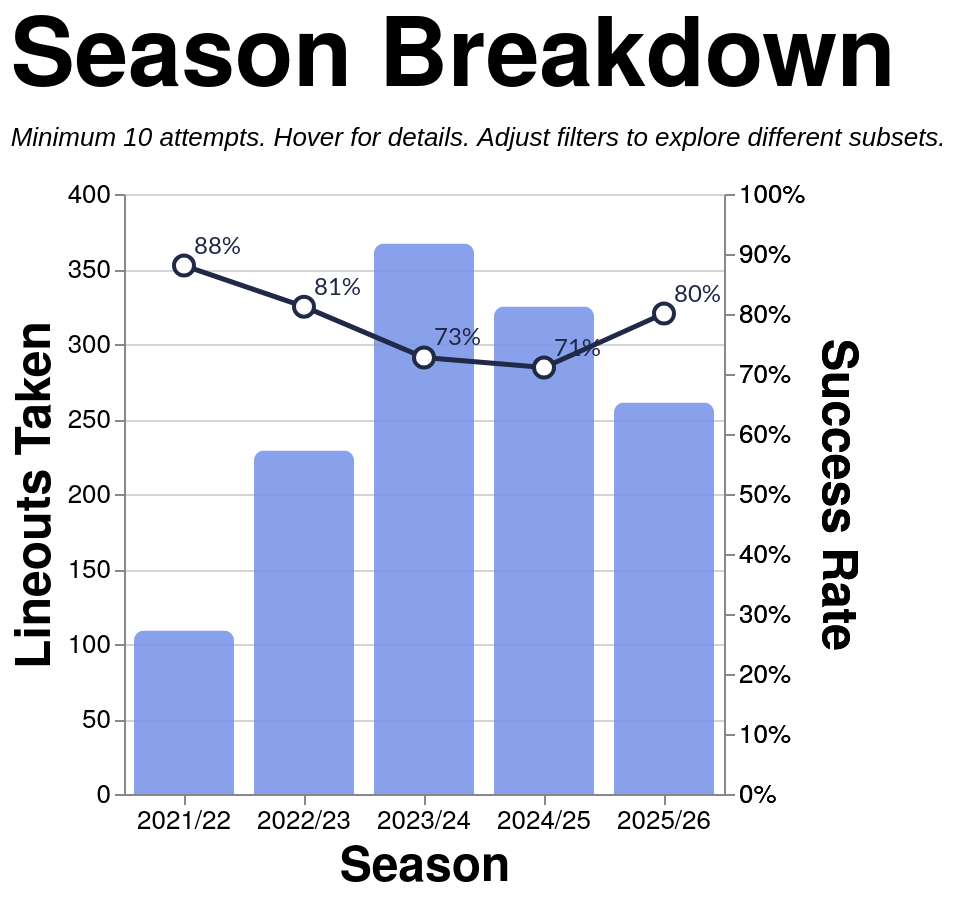

Source (Vega-Lite JSON):
### Vega-Lite specification from a JSON file in a GitHub repository (floating-point values rounded to 4 significant figures; data arrays with more than 128 entries replaced by an {"elided": "..."} marker saying what was removed)
{"config": {"axis": {"labelFont": "PT Sans Narrow, Helvetica Neue, Helvetica, Arial, sans-serif", "titleFont": "PT Sans Narrow, Helvetica Neue, Helvetica, Arial, sans-serif", "labelFontSize": 13, "titleFontSize": 24, "gridColor": "#202947", "gridOpacity": 0.2, "zindex": 1}, "text": {"font": "Lato, sans-serif"}, "bar": {"cornerRadiusEnd": 5}, "header": {"labelFont": "PT Sans Narrow, Helvetica Neue, Helvetica, Arial, sans-serif", "titleFont": "PT Sans Narrow, Helvetica Neue, Helvetica, Arial, sans-serif", "labelFontSize": 24, "titleFontSize": 28, "labelFontWeight": "bold", "orient": "left"}, "legend": {"labelFont": "PT Sans Narrow, Helvetica Neue, Helvetica, Arial, sans-serif", "titleFont": "PT Sans Narrow, Helvetica Neue, Helvetica, Arial, sans-serif", "labelFontSize": 14, "titleFontSize": 16, "titlePadding": 5, "fillColor": "white", "strokeColor": "black", "padding": 10, "titleFontWeight": "lighter", "titleFontStyle": "italic", "titleColor": "gray", "offset": 10}, "title": {"font": "PT Sans Narrow, Helvetica Neue, Helvetica, Arial, sans-serif", "fontSize": 48, "fontWeight": "bold", "anchor": "start", "align": "center", "titlePadding": 20, "subtitlePadding": 10, "subtitleFontSize": 13, "subtitleColor": "", "subtitleFontStyle": "italic", "offset": 15, "color": "black"}, "axisX": {"labelAngle": 0}, "facet": {"title": null, "header": null, "align": {"row": "each", "column": "each"}, "spacing": 10}, "resolve": {"scale": {"y": "independent", "facet": "independent"}}, "background": "transparent", "scale": {"offsetBandPaddingOuter": 0.2, "offsetBandPaddingInner": 0.1}, "view": {"stroke": null, "background": "transparent"}}, "layer": [{"mark": {"type": "bar", "opacity": 0.9, "size": 50}, "encoding": {"color": {"value": "#7d96e8"}, "stroke": {"value": "transparent"}, "tooltip": [{"field": "season", "title": "Season", "type": "nominal"}, {"field": "attempts", "format": ",.0f", "title": "Attempts", "type": "quantitative"}, {"field": "won", "format": ",.0f", "title": "Won", "type": "quantitative"}, {"field": "success_rate", "format": ".1%", "title": "Success Rate", "type": "quantitative"}], "x": {"axis": {"labelAngle": 0}, "field": "season", "sort": ["2021/22", "2022/23", "2023/24", "2024/25", "2025/26"], "title": "Season", "type": "nominal"}, "y": {"field": "attempts", "title": "Lineouts Taken", "type": "quantitative"}}, "transform": [{"filter": "(loSquad == 'All' || datum.squad == loSquad) && (loSeason == 'All' || datum.season == loSeason) && (loGameType == 'All' || (loGameType == 'League + Cup' && (datum.game_type == 'League' || datum.game_type == 'Cup')) || (loGameType == 'League only' && datum.game_type == 'League') || datum.game_type == loGameType) && (loThrower == 'All' || datum.thrower == loThrower) && (loJumper == 'All' || datum.jumper == loJumper) && (loArea == 'All' || datum.area == loArea) && (loNumbers == 'All' || datum.numbers == loNumbers)"}, {"aggregate": [{"op": "count", "as": "attempts"}, {"op": "sum", "field": "won", "as": "won"}], "groupby": ["season"]}, {"filter": "datum.attempts >= 10"}, {"calculate": "datum.won / datum.attempts", "as": "success_rate"}]}, {"mark": {"type": "line", "point": {"fill": "white", "filled": false, "size": 100, "stroke": "#202946"}, "stroke": "#202946", "strokeWidth": 2.5}, "encoding": {"tooltip": [{"field": "season", "title": "Season", "type": "nominal"}, {"field": "attempts", "format": ",.0f", "title": "Attempts", "type": "quantitative"}, {"field": "won", "format": ",.0f", "title": "Won", "type": "quantitative"}, {"field": "success_rate", "format": ".1%", "title": "Success Rate", "type": "quantitative"}], "x": {"axis": {"labelAngle": 0}, "field": "season", "sort": ["2021/22", "2022/23", "2023/24", "2024/25", "2025/26"], "title": "Season", "type": "nominal"}, "y": {"axis": {"format": "%", "orient": "right"}, "field": "success_rate", "scale": {"domain": [0, 1]}, "title": "Success Rate", "type": "quantitative"}}, "transform": [{"filter": "(loSquad == 'All' || datum.squad == loSquad) && (loSeason == 'All' || datum.season == loSeason) && (loGameType == 'All' || (loGameType == 'League + Cup' && (datum.game_type == 'League' || datum.game_type == 'Cup')) || (loGameType == 'League only' && datum.game_type == 'League') || datum.game_type == loGameType) && (loThrower == 'All' || datum.thrower == loThrower) && (loJumper == 'All' || datum.jumper == loJumper) && (loArea == 'All' || datum.area == loArea) && (loNumbers == 'All' || datum.numbers == loNumbers)"}, {"aggregate": [{"op": "count", "as": "attempts"}, {"op": "sum", "field": "won", "as": "won"}], "groupby": ["season"]}, {"filter": "datum.attempts >= 10"}, {"calculate": "datum.won / datum.attempts", "as": "success_rate"}]}, {"mark": {"type": "text", "align": "left", "baseline": "middle", "color": "#202946", "dx": 5, "dy": -10, "fontSize": 12}, "encoding": {"text": {"field": "success_rate", "format": ".0%", "type": "quantitative"}, "x": {"axis": {"labelAngle": 0}, "field": "season", "sort": ["2021/22", "2022/23", "2023/24", "2024/25", "2025/26"], "title": "Season", "type": "nominal"}, "y": {"axis": {"format": "%", "orient": "right"}, "field": "success_rate", "scale": {"domain": [0, 1]}, "title": "Success Rate", "type": "quantitative"}}, "transform": [{"filter": "(loSquad == 'All' || datum.squad == loSquad) && (loSeason == 'All' || datum.season == loSeason) && (loGameType == 'All' || (loGameType == 'League + Cup' && (datum.game_type == 'League' || datum.game_type == 'Cup')) || (loGameType == 'League only' && datum.game_type == 'League') || datum.game_type == loGameType) && (loThrower == 'All' || datum.thrower == loThrower) && (loJumper == 'All' || datum.jumper == loJumper) && (loArea == 'All' || datum.area == loArea) && (loNumbers == 'All' || datum.numbers == loNumbers)"}, {"aggregate": [{"op": "count", "as": "attempts"}, {"op": "sum", "field": "won", "as": "won"}], "groupby": ["season"]}, {"filter": "datum.attempts >= 10"}, {"calculate": "datum.won / datum.attempts", "as": "success_rate"}]}], "data": {"name": "data-c74d2511dedb0b323cc0d84fdacd1a93"}, "height": 300, "params": [{"name": "loSquad", "value": "All"}, {"name": "loSeason", "value": "All"}, {"name": "loGameType", "value": "All"}, {"name": "loThrower", "value": "All"}, {"name": "loJumper", "value": "All"}, {"name": "loArea", "value": "All"}, {"name": "loNumbers", "value": "All"}], "resolve": {"scale": {"y": "independent"}}, "title": {"text": "Season Breakdown", "subtitle": "Minimum 10 attempts. Hover for details. Adjust filters to explore different subsets."}, "width": {"step": 60}, "$schema": "https://vega.github.io/schema/vega-lite/v5.20.1.json", "datasets": {"data-c74d2511dedb0b323cc0d84fdacd1a93": {"elided": "1291 records"}}}
